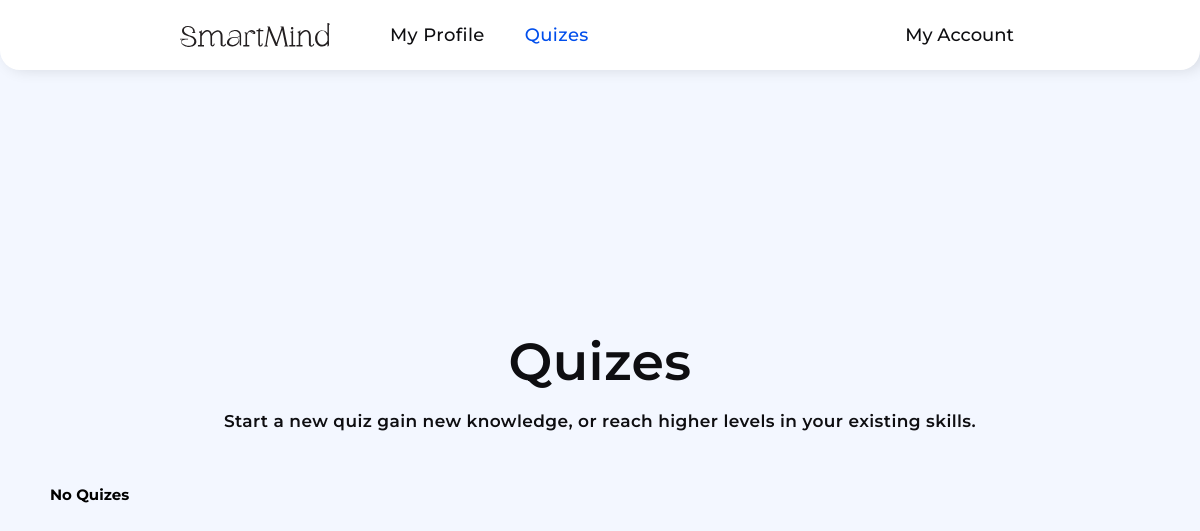
The app's page /quizes.php, older data.
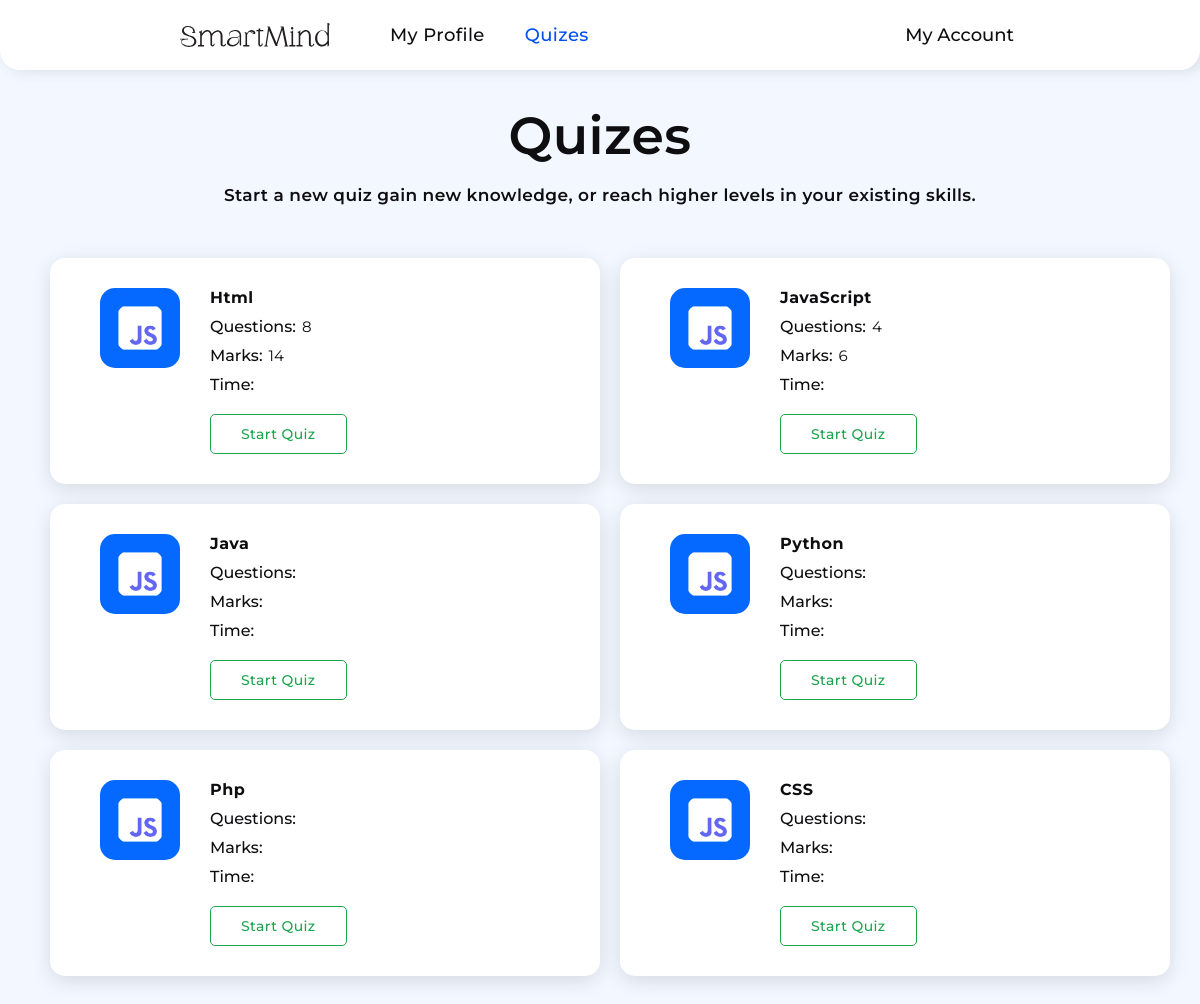
The same page, newer data.
### tables this page shows
CREATE TABLE `quiz_topics` (
  `topic_id` int(11) NOT NULL,
  `topicUniqueId` varchar(50) NOT NULL,
  `topic_name` varchar(255) NOT NULL,
  `questions` varchar(100) NOT NULL,
  `marks` varchar(50) NOT NULL,
  `quiz_time` varchar(50) NOT NULL
);

### quizes.php (the view, shortened to what this page needs)
<?php
include "./assets/php/connection.php";
$selectQuizes = mysqli_query($connection, "SELECT * FROM `quiz_topics`");
?>
<!DOCTYPE html>
<html lang="en">
<head>
  <link rel="stylesheet" href="./assets/css/quizes.css" />
  <link rel="stylesheet" href="https://cdn-uicons.flaticon.com/2.1.0/uicons-regular-rounded/css/uicons-regular-rounded.css" />
  <link rel="stylesheet" href="https://cdn-uicons.flaticon.com/2.1.0/uicons-thin-straight/css/uicons-thin-straight.css" />
</head>
<body>
  <header class="header">
    <div class="left-side">
      <div class="logo">
        <img src="./assets/images/Logo.svg" alt="logo" />
      </div>
      <nav class="navbar">
        <ul>
          <li><a href="./profile.php">My Profile</a></li>
          <li class="active"><a href="./quizes">Quizes</a></li>
        </ul>
      </nav>
    </div>
    <div class="right-side">
      <div class="user">
        <span>My Account <i class="fi fi-rr-angle-small-down"></i></span>
      </div>
    </div>
  </header>
  <section class="quizes-section">
    <div class="container">
      <div class="heading">
        <h1>Quizes</h1>
        <p>Start a new quiz gain new knowledge, or reach higher levels in your existing skills.</p>
      </div>
      <div class="quiz-card-container">
        <?php
        if (mysqli_num_rows($selectQuizes) > 0) {
          while ($fetchQuizes = mysqli_fetch_assoc($selectQuizes)) {
        ?>
            <div class="quiz-card">
              <div class="quiz-lang-img">
                <div class="img">
                  <img src="./assets/images/Javascript.png" alt="quiz-lang-image">
                </div>
              </div>
              <div class="quiz-info-wrapper">
                <div class="quiz-info-item">
                  <h5><?php echo $fetchQuizes["topic_name"]; ?></h5>
                </div>
                <div class="quiz-info-item">
                  <span class="quiz-info-item-label">Questions: </span>
                  <span class="quiz-info-item-value"><?php echo $fetchQuizes["questions"]; ?></span>
                </div>
                <div class="quiz-info-item">
                  <span class="quiz-info-item-label">Marks: </span>
                  <span class="quiz-info-item-value"><?php echo $fetchQuizes["marks"]; ?></span>
                </div>
                <div class="quiz-info-item">
                  <span class="quiz-info-item-label">Time: </span>
                </div>
                <div class="quiz-info-item">
                  <a href="./quiz.php?topic=<?php echo $fetchQuizes["topicUniqueId"]; ?>">Start Quiz</a>
                </div>
              </div>
            </div>
          <?php
          }
        } else {
          ?>
          <h2>No Quizes</h2>
        <?php
        }
        ?>
      </div>
    </div>
  </section>
</body>
</html>

### assets/css/quizes.css (style rules this page uses)
* { margin: 0; padding: 0; box-sizing: border-box; font-family: "Montserrat", sans-serif; text-decoration: none; list-style: none; outline: none; }
:root { --bg-color: #f3f7ff; --border-color: #e3e7ea; --smart-mind-20: #ffffff; --smart-mind-50: #edf7ff; --smart-mind-100: #d6ecff; --smart-mind-200: #b5dfff; --smart-mind-300: #83ccff; --smart-mind-400: #48b0ff; --smart-mind-500: #1e8aff; --smart-mind-600: #0669ff; --smart-mind-700: #004eec; --smart-mind-800: #0841c5; --smart-mind-900: #0d3c9b; --smart-mind-950: #0e255d; --text-color: #0e0e11; }
html { font-size: 62.5%; scroll-behavior: smooth; }
body { width: 100%; height: 100vh; }
.header { position: fixed; top: 0; width: 100%; height: 7rem; padding: 0 18rem; background-color: var(--smart-mind-20); border-radius: 0 0 2rem 2rem; box-shadow: 5px 0 15px rgba(0, 0, 0, 0.12); display: flex; align-items: center; justify-content: space-between; transition: 0.2s ease-in-out; z-index: 999; }
.header .left-side, .navbar, .navbar ul, .logo, .right-side, .right-side .user { height: 100%; display: flex; align-items: center; }
.left-side { gap: 6rem; }
.left-side .logo img { width: 15rem; }
.left-side .navbar ul { display: flex; align-items: center; gap: 4rem; }
.navbar ul li a { font-size: 1.8rem; font-weight: 500; letter-spacing: 0.4px; color: var(--text-color); transition: 0.2s ease-in-out; }
.navbar ul li.active a { color: var(--smart-mind-700); }
.user { position: relative; }
.user span { font-size: 1.8rem; font-weight: 500; color: var(--text-color); display: flex; align-items: center; gap: 0.6rem; cursor: pointer; transition: 0.2s ease-in-out; }
.quizes-section { width: 100%; min-height: 100%; background-color: var(--bg-color); padding: 7rem; display: flex; align-items: center; justify-content: center; }
.quizes-section .container { width: 90%; height: 100%; display: flex; flex-direction: column; align-items: center; }
.container .heading { width: 100%; display: flex; flex-direction: column; gap: 1rem; align-items: center; padding: 3rem; }
.heading h1 { font-size: 5.2rem; font-weight: 600; color: var(--text-color); line-height: 1.4; letter-spacing: 0.4px; }
.heading p { font-size: 1.7rem; font-weight: 600; line-height: 1.5; letter-spacing: 0.4px; color: var(--text-color); }
.container .quiz-card-container { width: 110rem; margin-top: 2rem; display: grid; grid-template-columns: repeat(2, 55rem); gap: 2rem; }
.quiz-card-container .quiz-card { padding: 3rem 5rem; background-color: var(--smart-mind-20); border-radius: 1.5rem; box-shadow: 0 0.5rem 2rem rgba(0, 0, 0, 0.12); display: flex; gap: 3rem; }
.quiz-card .quiz-lang-img { width: 8rem; height: 8rem; background-color: var(--smart-mind-600); border-radius: 1.5rem; display: flex; align-items: center; justify-content: center; }
.quiz-lang-img .img { width: 100%; height: 100%; display: flex; align-items: center; justify-content: center; }
.img img { width: 60%; height: 60%; border-radius: 1.5rem; }
.quiz-card .quiz-info-wrapper { display: flex; flex-direction: column; gap: 1rem; }
.quiz-info-wrapper .quiz-info-item { display: flex; align-items: center; gap: 0.6rem; }
.quiz-info-item h5 { font-size: 1.6rem; font-weight: 700; color: var(--text-color); letter-spacing: 0.5px; }
.quiz-info-item .quiz-info-item-label { font-size: 1.6rem; font-weight: 500; color: var(--text-color); }
.quiz-info-item .quiz-info-item-value { font-size: 1.5rem; font-weight: 400; color: var(--text-color); }
.quiz-info-item a { font-size: 1.4rem; font-weight: 500; letter-spacing: 0.4px; color: #1ca44e; margin-top: 1rem; padding: 1rem 3rem; border: 1px solid #1ca44e; border-radius: 5px; transition: 0.2s ease-in-out; }

Row changes from the older to the newer data that the page shows:
added quiz_topics: topic_name "Html", questions "8", marks "14"
added quiz_topics: topic_name "JavaScript", questions "4", marks "6"
added quiz_topics: topic_name "Java"
added quiz_topics: topic_name "Python"
added quiz_topics: topic_name "Php"
added quiz_topics: topic_name "CSS"
Text that changed along with them:
text no longer shown: "No Quizes"
